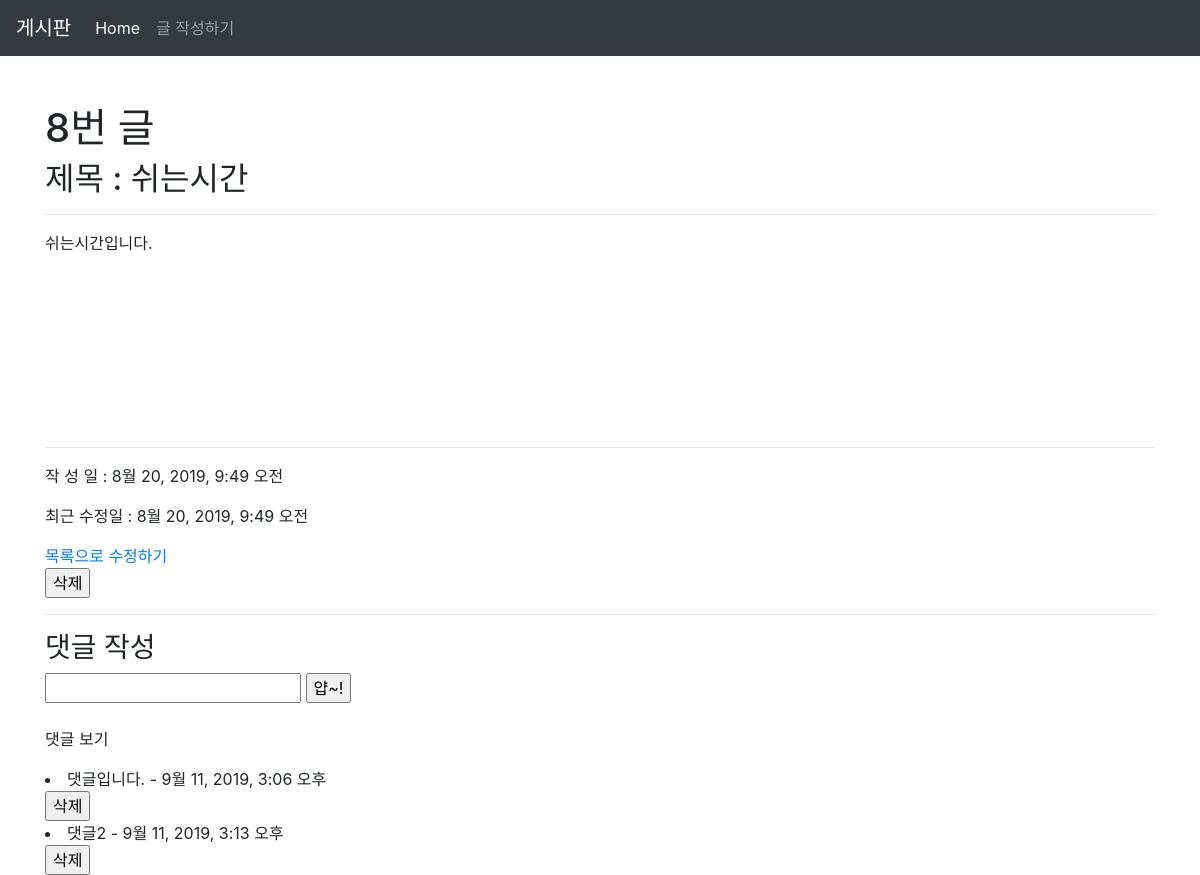
The page /articles/8/ on the database as committed earlier.
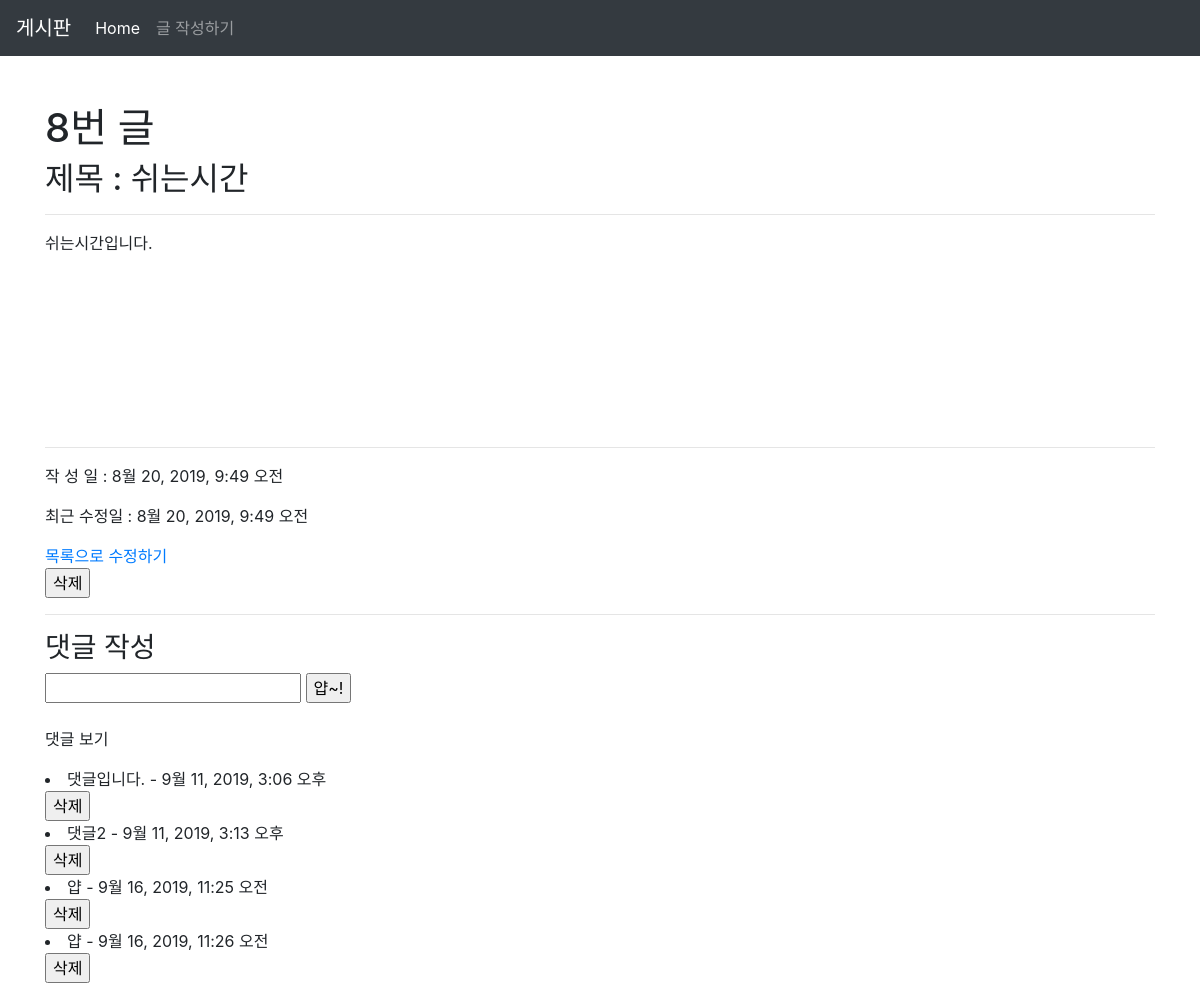
The same page on the database as committed later.
### articles/models.py (models this page shows)
class Comment(models.Model):
    content = models.CharField(max_length=140)
    created_at = models.DateTimeField(auto_now_add=True)
    article = models.ForeignKey(Article, on_delete=models.CASCADE)

### articles/views.py (the view)
# urls.py: path('<int:article_pk>/', views.detail, name='detail'),
def detail(request, article_pk):
    article = Article.objects.get(pk=article_pk)
    context = {
        'article': article
    }
    return render(request, 'articles/detail.html', context)

### articles/templates/articles/detail.html (shortened to what this page needs)
{% extends 'articles/base.html' %}
{% block body %}
<h1>{{ article.id }}번 글</h1>
<h2>제목 : {{ article.title }}</h2>
<hr>
<div style="height: 200px">
  <p>{{ article.content }}</p>
</div>
<hr>
<p>작 성 일 : {{ article.created_at }}</p>
<p>최근 수정일 : {{ article.updated_at }}</p>
<a href="{% url 'articles:index'%}">목록으로</a>
<a href="{% url 'articles:update' article.pk %}">수정하기</a>
<form action="{% url 'articles:delete' article.pk %}" method="POST" onclick="return confirm('진짜 지울래?')">
  <input type="submit" value="삭제">
</form>
<hr>
<h3>댓글 작성</h3>
<form action="{% url 'articles:comment_create' article.pk %}" method="POST">
  <input name="content" type="text">
  <input type="submit" value="얍~!">
</form>
<br>
<div>
  <p>댓글 보기</p>
  {% for comment in article.comment_set.all %}
    <li>{{ comment.content }} - {{ comment.created_at }}
    </li>
    <form action="{% url 'articles:comment_delete' article.pk comment.pk %}" method="POST"
    onclick="return confirm('진짜 지울래?')">
        <input type="submit" value="삭제">
    </form>
    {% empty %}
    <p> 댓글이 없어요ㅜㅜ 작성 해주세요</p>
    <br>
  {% endfor %}
</div>
{% endblock %}

Rows that differ between the two databases and show on the page:
added Comment: content "얍", created_at "9월 16, 2019, 11:25 오전"
added Comment: content "얍", created_at "9월 16, 2019, 11:26 오전"
